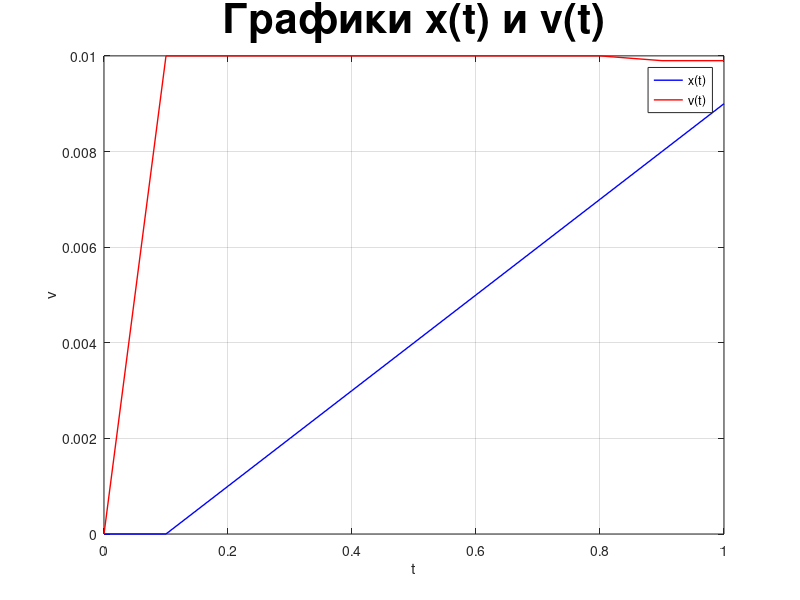

The MATLAB source for this figure:

data = dlmread('graph.txt', '', 1, 0);  % Skip 1 header row


% Проверка, что данные успешно прочитаны
if isempty(data)
  error('Не удалось прочитать данные из файла graph.txt. Убедитесь, что файл существует и содержит данные.');
end

% Извлечение данных для графика
t = data(:, 1); % Первый столбец (время)
x = data(:, 2); % Второй столбец (x)
v = data(:,3); % Третий столбец (v)

% Построение графика x(t)
figure; % Создание нового окна для графика
plot(t, x, 'b-', 'LineWidth', 1); % Построение графика: t по оси x, x по оси y
xlabel('t'); % Подпись оси x
ylabel('x'); % Подпись оси y
title('График x(t)'); % Заголовок графика
grid on; % Включение сетки для лучшей читаемости
hold on;

% Построение графика v(t)
plot(t, v, 'r-', 'LineWidth', 1); % Построение графика: t по оси x, v по оси y
xlabel('t'); % Подпись оси x
ylabel('v'); % Подпись оси y
title('Графики x(t) и v(t)', 'Fontsize', 30); % Заголовок графика
legend('x(t)', 'v(t)')
grid on; % Включение сетки для лучшей читаемости
hold off;

% Сохранение графика в файл (опционально)
% print('график_x_от_t.png', '-dpng'); % Сохранение графика в формате PNG

